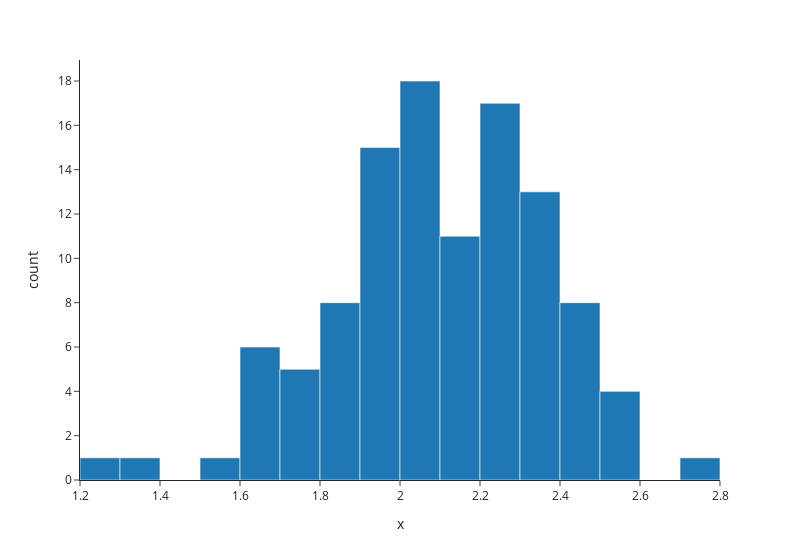

The cell this chart's notebook holds for it:
### Code cell
name_cos_sims = []

for name in NAMES:

    unit_unembedding_vector = W_U[:, model.to_single_token(name)]
    unit_unembedding_vector /= unit_unembedding_vector.norm()

    variance_of_unembedding_explained_by_left_singular_space = einops.einsum(
        unit_unembedding_vector,
        W_QK.U,
        "d_model, d_model d_vocab -> d_vocab"
    ).pow(2).sum()

    name_cos_sims.append(variance_of_unembedding_explained_by_left_singular_space.item())

hist(np.array(name_cos_sims) * 12, template="simple_white", width=800)

### Figure 1 — Plotly figure (JSON) as saved in the notebook; plotly's stock layout.template omitted (floating-point values rounded to 4 significant figures)
{"data": [{"alignmentgroup": "True", "bingroup": "x", "hovertemplate": "x=%{x}<br>count=%{y}<extra></extra>", "legendgroup": "", "marker": {"color": "#1F77B4", "pattern": {"shape": ""}}, "name": "", "offsetgroup": "", "orientation": "v", "showlegend": false, "type": "histogram", "x": [2.529, 2.16, 1.995, 2.418, 1.916, 2.103, 2.109, 1.87, 2.073, 2.092, 2.299, 2.22, 2.44, 2.206, 1.92, 1.871, 2.466, 2.22, 2.228, 2.44, 2.218, 2.088, 2.26, 1.852, 1.739, 1.946, 1.282, 1.75, 2.326, 1.996, 2.127, 2.315, 2.087, 1.631, 2.226, 1.307, 2.553, 2.143, 2.208, 2.051, 2.341, 1.898, 1.958, 1.98, 2.35, 2.039, 2.754, 2.034, 2.158, 1.695, 2.482, 2.057, 2.242, 2.31, 2.053, 2.159, 1.667, 1.855, 2.213, 1.894, 2.355, 1.784, 2.069, 1.926, 2.347, 2.086, 2.232, 1.793, 2.072, 2.358, 2.408, 1.675, 2.357, 1.969, 1.677, 1.8, 2.271, 2.052, 2.591, 1.678, 2.375, 2.249, 1.955, 1.943, 1.924, 2.055, 1.912, 2.192, 2.499, 2.05, 2.265, 2.304, 2.292, 2.111, 1.818, 2.265, 1.963, 2.076, 2.129, 2.456, 2.351, 2.169, 1.596, 2.353, 2.073, 2.001, 1.732, 2.504, 1.972], "xaxis": "x", "yaxis": "y"}], "layout": {"bargap": 0, "barmode": "overlay", "legend": {"tracegroupgap": 0}, "margin": {"t": 60}, "width": 800, "xaxis": {"anchor": "y", "domain": [0, 1], "title": {"text": "x"}}, "yaxis": {"anchor": "x", "domain": [0, 1], "title": {"text": "count"}}}}
